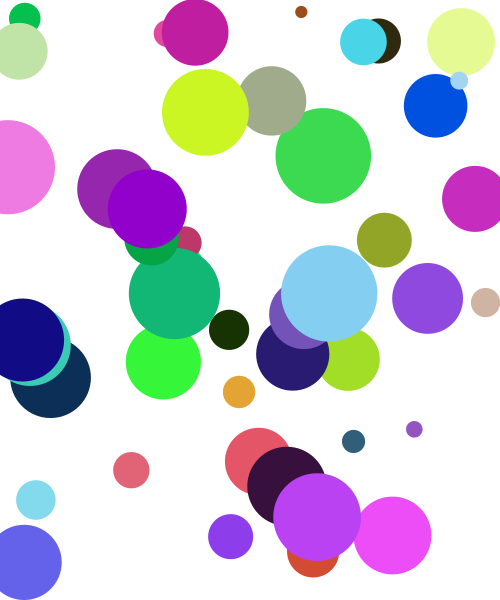
Frame 1 (no input)
Frame 60 (the mouse pressed at the canvas centre just before this capture): identical to frame 1, image omitted
Frame 120 (the mouse held since frame 60 and released just before this capture): identical to frame 1, image omitted

The Processing sketch that drew this single still picture (run headless with seeded random() and noise(); from frame 60 on, the mouse is pressed at the canvas centre):

// Processing sketch: ex06_ball_class_array_randomValues
// ── ex06_ball_class_array_randomValues.pde
// IMA NYU Shanghai
// Interaction Lab


Ball[] balls;


void setup() {
  size(500, 600);
  noStroke();

  // initialize the array
  balls = new Ball[50]; // 50 elements!

  // we can use for-loop here too
  // because we gave the total number of the elements
  for (int i=0; i<balls.length; i++) {
    balls[i] = new Ball(random(width), random(height));
  }
}


void draw() {
  background(255);

  // now we have to use for-loop!
  for (int i=0; i<balls.length; i++) {
    balls[i].display();
  }
}


class Ball {
  // variables
  float x, y, size;
  color clr;

  // constructor
  Ball(float tempX, float tempY) {
    x = tempX;
    y = tempY;
    size = random(10, 100);
    clr = color(random(255), random(255), random(255));
  }

  // functions(methods)
  void display() {
    fill(clr);
    ellipse(x, y, size, size);
  }
}
